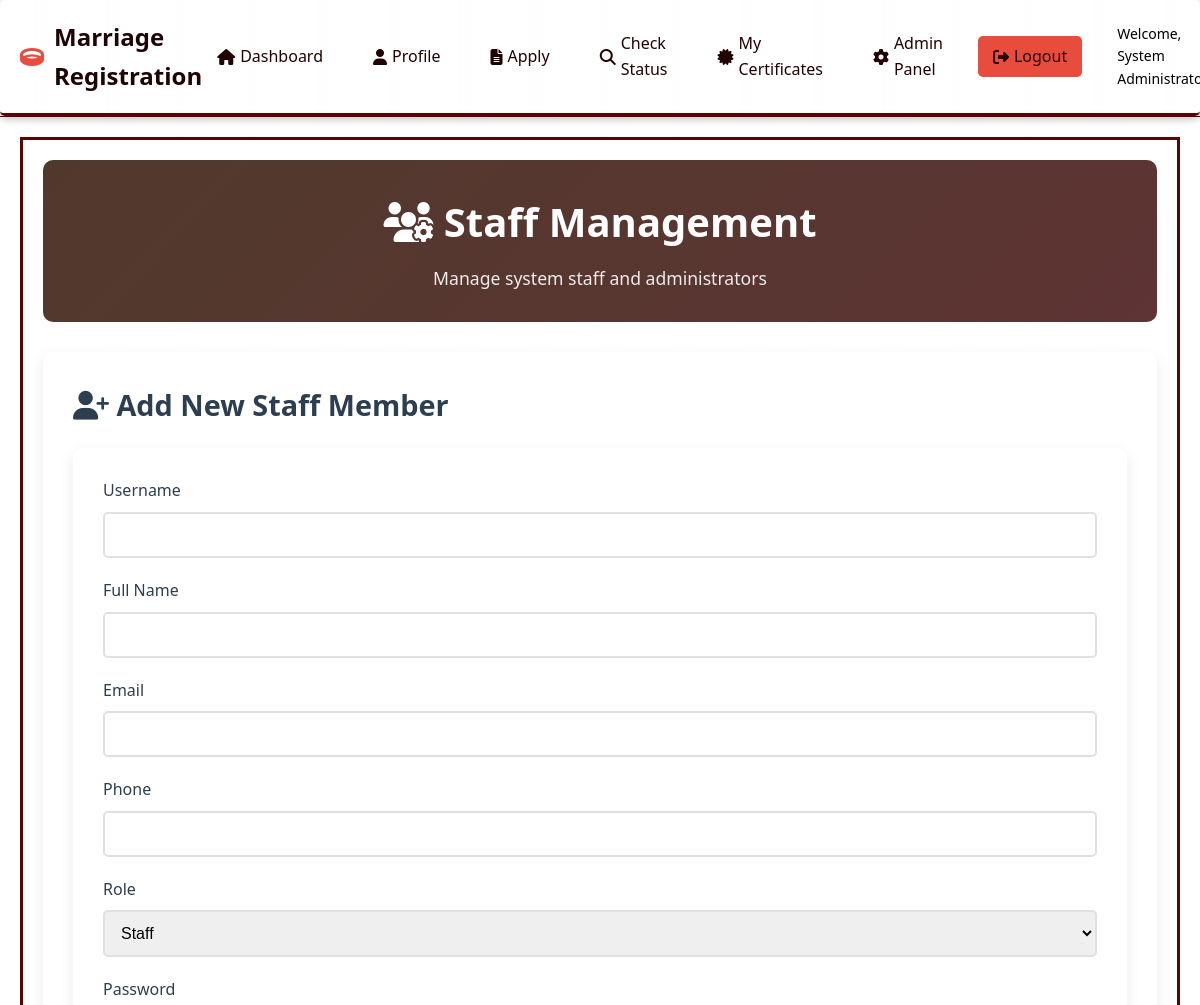
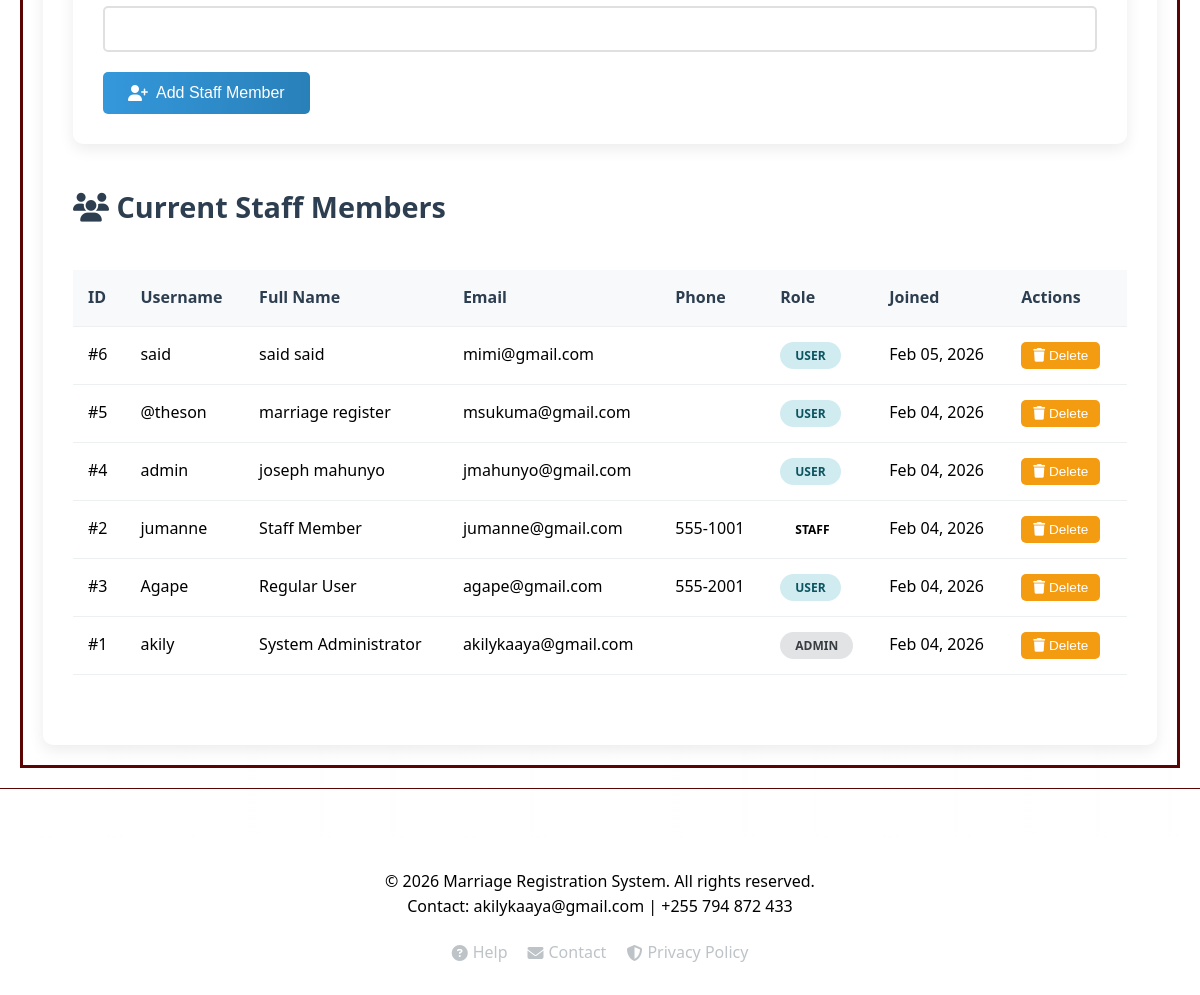
The page /admin/staff.php (signed in) on the database its author committed (2 pictures, top to bottom).
### tables this page shows
CREATE TABLE `users` (
  `id` int(11) NOT NULL,
  `username` varchar(50) NOT NULL,
  `email` varchar(100) NOT NULL,
  `password_hash` varchar(255) NOT NULL,
  `full_name` varchar(100) NOT NULL,
  `phone` varchar(20) DEFAULT NULL,
  `address` text DEFAULT NULL,
  `date_of_birth` date DEFAULT NULL,
  `id_type` varchar(50) DEFAULT NULL,
  `id_number` varchar(50) DEFAULT NULL,
  `role` enum('user','admin','staff') DEFAULT 'user',
  `is_active` tinyint(1) DEFAULT 1,
  `last_login` timestamp NULL DEFAULT NULL,
  `created_at` timestamp NOT NULL DEFAULT current_timestamp(),
  `updated_at` timestamp NOT NULL DEFAULT current_timestamp() ON UPDATE current_timestamp()
);

### includes/functions.php (called while the page is built, shortened)
<?php
function isLoggedIn() {
    return isset($_SESSION['user_id']);
}
function isAdmin() {
    return isset($_SESSION['role']) && $_SESSION['role'] === 'admin';
}
?>

### admin/staff.php (the view, shortened to what this page needs)
<?php
require_once '../includes/functions.php';
require_once '../includes/header.php';
$conn = getDBConnection();
$staff = [];
$result = $conn->query("SELECT id, username, full_name, email, phone, role, created_at FROM users ORDER BY created_at DESC");
while ($row = $result->fetch_assoc()) {
    $staff[] = $row;
}
?>
<div class="admin-container">
    <div class="admin-header">
        <h1><i class="fas fa-users-cog"></i> Staff Management</h1>
        <p>Manage system staff and administrators</p>
    </div>
    <div class="admin-content">
        <div class="admin-section">
            <h2><i class="fas fa-user-plus"></i> Add New Staff Member</h2>
            <div class="profile-card">
                <form method="POST" action="">
                    <div class="form-row">
                        <div class="form-group">
                            <label for="username">Username</label>
                            <input type="text" id="username" name="username" class="form-control" required>
                        </div>
                        <div class="form-group">
                            <label for="full_name">Full Name</label>
                            <input type="text" id="full_name" name="full_name" class="form-control" required>
                        </div>
                    </div>
                    <div class="form-row">
                        <div class="form-group">
                            <label for="email">Email</label>
                            <input type="email" id="email" name="email" class="form-control" required>
                        </div>
                        <div class="form-group">
                            <label for="phone">Phone</label>
                            <input type="tel" id="phone" name="phone" class="form-control">
                        </div>
                    </div>
                    <div class="form-row">
                        <div class="form-group">
                            <label for="role">Role</label>
                            <select id="role" name="role" class="form-control" required>
                                <option value="staff">Staff</option>
                            </select>
                        </div>
                        <div class="form-group">
                            <label for="password">Password</label>
                            <input type="password" id="password" name="password" class="form-control" required>
                        </div>
                    </div>
                    <div class="form-actions">
                        <button type="submit" class="btn btn-primary">
                            <i class="fas fa-user-plus"></i> Add Staff Member
                        </button>
                    </div>
                </form>
            </div>
        </div>
        <div class="admin-section">
            <h2><i class="fas fa-users"></i> Current Staff Members</h2>
            <div class="applications-table">
                <table>
                    <thead>
                        <tr>
                            <th>ID</th>
                            <th>Username</th>
                            <th>Full Name</th>
                            <th>Email</th>
                            <th>Phone</th>
                            <th>Role</th>
                            <th>Joined</th>
                            <th>Actions</th>
                        </tr>
                    </thead>
                    <tbody>
                        <?php foreach ($staff as $member): ?>
                            <tr>
                                <td>#<?php echo $member['id']; ?></td>
                                <td><?php echo $member['username']; ?></td>
                                <td><?php echo $member['full_name']; ?></td>
                                <td><?php echo $member['email']; ?></td>
                                <td><?php echo $member['phone']; ?></td>
                                <td>
                                    <span class="status-badge status-<?php echo $member['role']; ?>">
                                        <?php echo ucfirst($member['role']); ?>
                                    </span>
                                </td>
                                <td><?php echo date('M d, Y', strtotime($member['created_at'])); ?></td>
                                <td>
                                    <?php if ($member['id'] !== $_SESSION['user_id']): ?>
                                        <button class="btn-small btn-edit" onclick="if(confirm('Are you sure you want to delete this staff member?')) { location.href='?delete=<?php echo $member['id']; ?>'; }">
                                            <i class="fas fa-trash"></i> Delete
                                        </button>
                                    <?php else: ?>
                                        <span class="status-badge status-admin">Current User</span>
                                    <?php endif; ?>
                                </td>
                            </tr>
                        <?php endforeach; ?>
                    </tbody>
                </table>
            </div>
        </div>
    </div>
</div>
<?php require_once '../includes/footer.php'; ?>

### includes/header.php (shortened to what this page needs)
<!DOCTYPE html>
<html lang="en">
<head>
    <link rel="stylesheet" href="<?php echo isset($_SERVER['REQUEST_URI']) && strpos($_SERVER['REQUEST_URI'], '/admin/') !== false ? '../css/style.css' : 'css/style.css'; ?>">
    <link rel="stylesheet" href="https://cdnjs.cloudflare.com/ajax/libs/font-awesome/6.4.0/css/all.min.css">
</head>
<body>
    <nav class="navbar">
        <div class="nav-container">
            <?php
            $isAdmin = isset($_SERVER['REQUEST_URI']) && strpos($_SERVER['REQUEST_URI'], '/admin/') !== false;
            $prefix = $isAdmin ? '../' : '';
            ?>
            <a href="<?php echo $prefix; ?>index.php" class="logo">
                <i class="fas fa-ring"></i> Marriage Registration
            </a>
            <div class="nav-menu" id="navMenu">
                <?php if (isLoggedIn()): ?>
                    <?php
                    $isAdmin = isset($_SERVER['REQUEST_URI']) && strpos($_SERVER['REQUEST_URI'], '/admin/') !== false;
                    $prefix = $isAdmin ? '../' : '';
                    ?>
                    <a href="<?php echo $prefix; ?>index.php"><i class="fas fa-home"></i> Dashboard</a>
                    <a href="<?php echo $prefix; ?>profile.php"><i class="fas fa-user"></i> Profile</a>
                    <a href="<?php echo $prefix; ?>marriage-form.php"><i class="fas fa-file-alt"></i> Apply</a>
                    <a href="<?php echo $prefix; ?>status-check.php"><i class="fas fa-search"></i> Check Status</a>
                    <a href="<?php echo $prefix; ?>certificate-download.php"><i class="fas fa-certificate"></i> My Certificates</a>
                    <?php if (isAdmin()): ?>
                        <a href="<?php echo $isAdmin ? 'dashboard.php' : 'admin/dashboard.php'; ?>"><i class="fas fa-cog"></i> Admin Panel</a>
                    <?php endif; ?>
                    <a href="<?php echo $prefix; ?>logout.php" class="logout-btn"><i class="fas fa-sign-out-alt"></i> Logout</a>
                    <span class="user-welcome">Welcome, <?php echo $_SESSION['full_name']; ?></span>
                <?php else: ?>
                    <a href="<?php echo $prefix; ?>login.php"><i class="fas fa-sign-in-alt"></i> Login</a>
                    <a href="<?php echo $prefix; ?>register.php"><i class="fas fa-user-plus"></i> Register</a>
                <?php endif; ?>
            </div>
        </div>
    </nav>
    <div class="container">

### includes/footer.php (shortened to what this page needs)
    </div>
    <footer class="footer">
        <div class="footer-content">
            <p>&copy; <?php echo date('Y'); ?> Marriage Registration System. All rights reserved.</p>
            <p>Contact: akilykaaya@gmail.com | +255 794 872 433</p>
            <div class="footer-links">
                <a href="help.php"><i class="fas fa-question-circle"></i> Help</a>
                <a href="contact.php"><i class="fas fa-envelope"></i> Contact</a>
                <a href="privacy.php"><i class="fas fa-shield-alt"></i> Privacy Policy</a>
            </div>
        </div>
    </footer>
</body>
</html>

### css/style.css (style rules this page uses)
.profile-card { background: white; border-radius: 10px; padding: 30px; box-shadow: 0 5px 15px rgba(0,0,0,0.08); margin-bottom: 30px; }
.admin-container { max-width: 1200px; margin: 0 auto; padding: 20px; border: 3px solid #5a0404; }
.admin-header { background: linear-gradient(135deg, #50392c 0%, #5e3434 100%); color: white; padding: 30px; border-radius: 10px; margin-bottom: 30px; text-align: center; }
.admin-header h1 { font-size: 2.5rem; margin-bottom: 10px; }
.admin-header p { font-size: 1.1rem; opacity: 0.9; }
.admin-content { background: white; border-radius: 10px; padding: 30px; box-shadow: 0 5px 15px rgba(0,0,0,0.08); }
.admin-section { margin-bottom: 40px; }
.admin-section h2 { color: #2c3e50; margin-bottom: 20px; font-size: 1.8rem; }
.applications-table { overflow-x: auto; }
.applications-table table { width: 100%; border-collapse: collapse; margin-top: 20px; }
.applications-table th, .applications-table td { padding: 15px; text-align: left; border-bottom: 1px solid #ecf0f1; }
.applications-table th { background: #f8f9fa; font-weight: 600; color: #2c3e50; }
.status-badge { padding: 5px 12px; border-radius: 20px; font-size: 0.85rem; font-weight: 600; text-transform: uppercase; }
.status-admin { background: #e2e3e5; color: #383d41; }
.status-user { background: #d1ecf1; color: #0c5460; }
.btn-small { padding: 6px 12px; font-size: 0.85rem; border: none; border-radius: 5px; cursor: pointer; margin-right: 5px; transition: all 0.3s; }
.btn-edit { background: #f39c12; color: white; }
.btn-primary { background: linear-gradient(45deg, #e74c3c, #c0392b); color: white; }
* { margin: 0; padding: 0; box-sizing: border-box; }
body { font-family: 'Segoe UI', sans-serif; line-height: 1.6; color: rgb(0, 0, 0); background: linear-gradient(90deg, #ffffff23 0%, #ffffff34 100%); min-height: 100vh; }
.container { max-width: 1200px; margin: 0 auto; padding: 20px; border: 1px solid #5a0404; border-left: 0px; border-right: 0px; }
.navbar { background: linear-gradient(90deg, #ffffff23 0%, #ffffff34 100%); color: rgb(0, 0, 0); border: 3px solid #5a0404; border-left: 0px; border-right: 0px; border-top: 0px; border-radius: 05px; padding: 15px 0; box-shadow: 0 2px 10px rgba(0, 0, 0, 0.315); }
.nav-container { max-width: 1200px; margin: 0 auto; padding: 0 20px; display: flex; justify-content: space-between; align-items: center; }
.logo { font-size: 24px; font-weight: bold; color: rgb(31, 4, 4); text-decoration: none; display: flex; align-items: center; gap: 10px; }
.logo i { color: #e74c3c; }
.nav-menu { display: flex; gap: 20px; align-items: center; }
.nav-menu a { color: rgb(36, 1, 1); text-decoration: none; padding: 8px 15px; border-radius: 5px; transition: background 0.3s; display: flex; align-items: center; gap: 5px; }
.logout-btn { background: #e74c3c; padding: 8px 15px; }
.user-welcome { background: rgba(255,255,255,0.1); padding: 8px 15px; border-radius: 5px; font-size: 14px; }
.btn { padding: 12px 25px; border: none; border-radius: 5px; cursor: pointer; font-size: 16px; font-weight: 500; transition: all 0.3s; display: inline-flex; align-items: center; gap: 8px; text-decoration: none; }
.btn-primary { background: linear-gradient(90deg, #3498db 0%, #2980b9 100%); color: white; }
.form-group { margin-bottom: 20px; }
.form-group label { display: block; margin-bottom: 8px; color: #2c3e50; font-weight: 500; display: flex; align-items: center; gap: 8px; }
.form-group input, .form-group textarea, .form-group select { width: 100%; padding: 12px; border: 2px solid #e0e0e0; border-radius: 5px; font-size: 16px; transition: border-color 0.3s; }
.status-badge { padding: 5px 15px; border-radius: 20px; font-size: 12px; font-weight: bold; text-transform: uppercase; }
.footer { background: #ffffff; color: rgb(0, 0, 0); padding: 30px 0; margin-top: 50px; }
.footer-content { max-width: 1200px; margin: 0 auto; text-align: center; }
.footer-links { margin-top: 20px; display: flex; justify-content: center; gap: 20px; }
.footer-links a { color: #bdc3c7; text-decoration: none; display: flex; align-items: center; gap: 5px; }
@media (min-width: 1200px) { .container { max-width: 1400px; } }

### rows shown on the page
users: id "6", username "said", full_name "said said", email "mimi@gmail.com", role "USER", created_at "Feb 05, 2026"
users: id "5", username "@theson", full_name "marriage register", email "msukuma@gmail.com", role "USER", created_at "Feb 04, 2026"
users: id "4", username "admin", full_name "joseph mahunyo", email "jmahunyo@gmail.com", role "USER", created_at "Feb 04, 2026"
users: id "2", username "jumanne", full_name "Staff Member", email "jumanne@gmail.com", phone "555-1001", role "STAFF", created_at "Feb 04, 2026"
users: id "3", username "Agape", full_name "Regular User", email "agape@gmail.com", phone "555-2001", role "USER", created_at "Feb 04, 2026"
users: id "1", username "akily", full_name "System Administrator", email "akilykaaya@gmail.com", role "ADMIN", created_at "Feb 04, 2026"

### other values the page prints
$_SESSION['full_name'] "System…"
